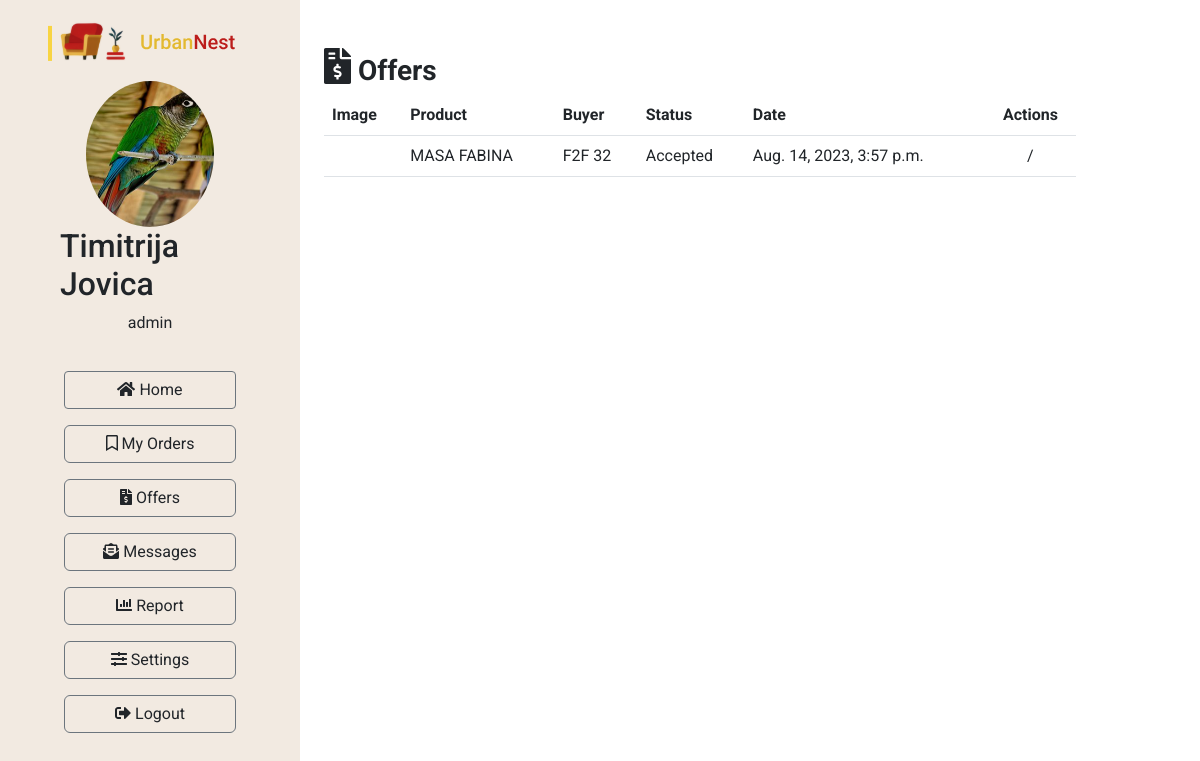
Screenshot of /dashboard/offers (signed in) with the database file from the repository.
### Furniture/models.py (models this page shows, shortened)
class UrbanNestUser(models.Model):
    user = models.OneToOneField(User, on_delete=models.CASCADE)
    first_name = models.CharField(max_length=100)
    last_name = models.CharField(max_length=100)
    photo = models.ImageField(upload_to='images/users', null=True, blank=True)
    address = models.CharField(max_length=200)
    city = models.CharField(max_length=100)
    postal_code = models.CharField(max_length=100)
    province = models.CharField(max_length=100)
    country = CountryField()
    phone_number = models.CharField(max_length=9)
    shopping_cart = models.ForeignKey('ShoppingCart', on_delete=models.CASCADE, null=True, blank=True)

class Product(models.Model):
    buyer = models.ForeignKey(UrbanNestUser, on_delete=models.CASCADE, null=True, blank=True)
    furniture = models.ForeignKey(FurnitureAd, on_delete=models.CASCADE)
    creation_date = models.DateTimeField(auto_now_add=True)
    class Status(models.TextChoices):
        IN_CART = 'IC', _('In Shopping Cart')
        PENDING = 'PE', _('Pending')
        ACCEPTED = 'AC', _('Accepted')
        CANCELLED = 'CA', _('Cancelled')
        DELIVERED = 'DE', _('Delivered')
    status = models.CharField(
        max_length=2,
        choices=Status.choices,
        default=Status.IN_CART,
    )

class FurnitureAd(models.Model):
    seller = models.ForeignKey(UrbanNestUser, on_delete=models.CASCADE)
    name = models.CharField(max_length=255)
    category = models.ForeignKey(Category, on_delete=models.CASCADE)
    rating = models.IntegerField(validators=[MinValueValidator(1), MaxValueValidator(5)])
    description = models.TextField()
    price = models.IntegerField()
    CURRENCY_CHOICES = [
        ('MKD', 'Denar'),
        ('EUR', 'Euro'),
        ('USD', 'Dollar'),
    ]
    currency = models.CharField(max_length=3, choices=CURRENCY_CHOICES)
    width = models.IntegerField()
    length = models.IntegerField()
    height = models.IntegerField()
    weight = models.IntegerField()
    UNIT_CHOICES = [
        ('kg', 'Kilograms'),
        ('lb', 'Pounds'),
    ]
    unit_weight = models.CharField(max_length=100, choices=UNIT_CHOICES)
    image = models.ImageField(upload_to='images/furnitures', null=True, blank=True)
    creation_date = models.DateTimeField(auto_now_add=True)
    last_modified_date = models.DateTimeField(auto_now=True)
    ad_duration_to = models.DateField()
    views = models.IntegerField(default=0)
    active = models.BooleanField(default=True)

### Furniture/views.py (the view)
# urls.py: path("dashboard/offers", offers, name="offers"),
@login_required
def offers(request):
    user = UrbanNestUser.objects.get(user=request.user)
    offers = Product.objects.filter(furniture__seller=user).exclude(status='IC')
    context = {'user': user, 'offers': offers}
    return render(request, 'dashboard/dashboard-offers.html', context=context)

### Furniture/templates/dashboard/dashboard-offers.html
{% extends "dashboard/base-dashboard.html" %}
{% block content %}
<div class="container my-5">
    <div class="d-flex justify-content-between"><h3><strong><i
            class='fas fa-file-invoice-dollar' style='font-size:36px'></i> Offers</strong></h3></div>
    <div class="table-responsive">
        <table class="table table-hover">
            <thead>
            <tr>
                <th scope="col">Image</th>
                <th scope="col">Product</th>
                <th scope="col">Buyer</th>
                <th scope="col">Status</th>
                <th scope="col">Date</th>
                <th scope="col" class="text-center">Actions</th>
            </tr>
            </thead>
            <tbody>
            {% for offer in offers %}
            <tr>
                <td><img src="{{offer.furniture.image.url}}" alt="" width="100px" class="rounded shadow-sm"></td>
                <td class="align-middle">{{offer.furniture.name}}</td>
                <td class="align-middle">{{offer.buyer.first_name}} {{offer.buyer.last_name}}</td>
                <td class="align-middle">{{offer.get_status_display}}</td>
                <td class="align-middle">{{offer.creation_date}}</td>
                {% if offer.status == 'PE' %}
                <td class="align-middle">
                    <div class="d-flex justify-content-around">
                        <a href="{% url 'offer_accept' product_id=offer.pk %}"><i
                                class='far fa-check-square text-success' style='font-size:36px'></i></a>
                        <a href="{% url 'offer_decline' product_id=offer.pk %}"><i
                                class='far fa-minus-square text-danger' style='font-size:36px'></i></a>
                    </div>
                </td>
                {% else %}
                <td class="align-middle text-center">
                    /
                </td>
                {% endif %}
                {% endfor %}
            </tbody>
        </table>
    </div>
    {% endblock %}

### Furniture/templates/dashboard/base-dashboard.html (shortened to what this page needs)
<!DOCTYPE html>
<html lang="en">
<head>
    <link rel="stylesheet" href="https://cdn.jsdelivr.net/npm/bootstrap@5.3.0/dist/css/bootstrap.min.css">
    <link rel="stylesheet"
          href="https://cdn.jsdelivr.net/npm/@fortawesome/fontawesome-free@6.2.1/css/fontawesome.min.css"
>
</head>
<body>
<div style="min-height: 100vh;">
    <div class="row d-flex align-items-stretch p-0 m-0">
        <div class="py-3 px-5 col-md-3" style="background: #F2EAE1; min-height: 100vh;">
            <a href="{% url 'index' %}">
                <div>
                </div>
            </a>
            <div class="pt-3 container d-flex flex-column align-items-center justify-content-center mb-1">
                <img src="{{MEDIA_URL}}{{user.photo.url}}" alt="" class="rounded-circle" style="
width: 128px;
height: 145.636px;">
                <h2>{{user.first_name}} {{user.last_name}}</h2>
                <p>{{user.user.username}}</p>
            </div>
            <div class="d-flex flex-column justify-content-center px-3 gap-3 py-3">
                <a href="{% url 'dashboard_home' %}" class="text-decoration-none text-reset btn btn-outline-secondary"
                   style="border-radius: 4px;"><i class="fas fa-home"></i> Home</a>
                <a href="{% url 'my_orders' %}" class="text-decoration-none text-reset btn btn-outline-secondary"><i
                        class='far fa-bookmark'></i> My
                    Orders</a>
                <a href="{% url 'offers' %}" class="text-decoration-none text-reset btn btn-outline-secondary"><i
                        class='fas fa-file-invoice-dollar'></i> Offers</a>
                <a href="" class="text-decoration-none text-reset btn btn-outline-secondary"><i
                        class='fas fa-envelope-open-text'></i> Messages</a>
                <a href="" class="text-decoration-none text-reset btn btn-outline-secondary"><i
                        class='fas fa-chart-bar'></i> Report</a>
                <a href="{% url 'edit_settings' %}" class="text-decoration-none text-reset btn btn-outline-secondary"><i
                        class='fas fa-sliders-h'></i> Settings</a>
                <a href="{% url 'logout' %}" class="text-decoration-none text-reset btn btn-outline-secondary"><i
                        class="fas fa-sign-out-alt"></i> Logout</a>
            </div>
        </div>
        <div class="col-md-8 white">
            {% block content %}{% endblock %}
        </div>
    </div>
</div>
</body>
</html>

### Furniture/templates/dashboard/base-dashboard.html (style rules this page uses)
* { font-family: 'Roboto', sans-serif !important; }
html, body { margin: 0; padding: 0; }
* { box-sizing: border-box; }

### rows the page displays
UrbanNestUser: photo (picture), first_name "Timitrija", last_name "Jovica", user.username "admin"
Product: furniture.name "MASA FABINA", buyer.first_name "F2F", buyer.last_name "32", status "Accepted", creation_date "Aug. 14, 2023, 3:57 p.m."
